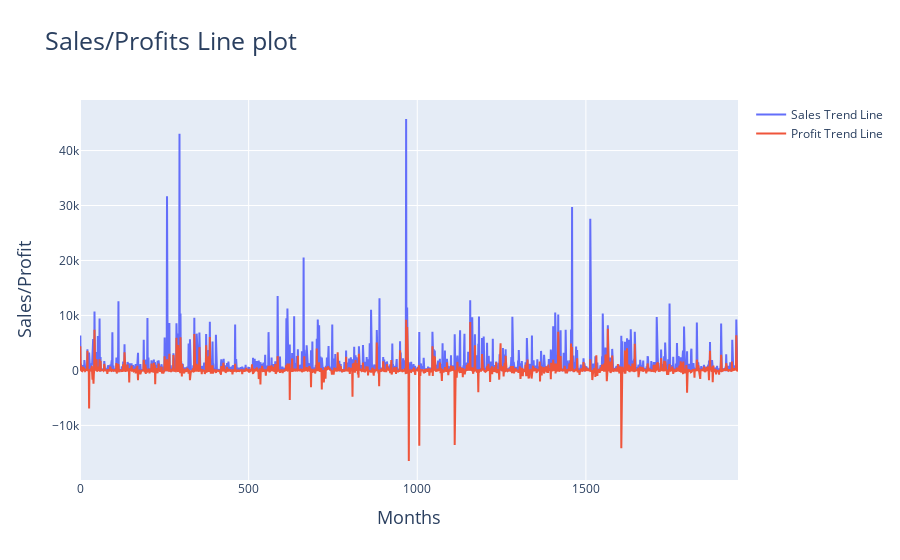

This figure's notebook cell:
### Code cell
data=[go.Scatter(y=df['sales'],x=df.index,name='Sales Trend Line'),
      go.Scatter(y=df['profit'],x=df.index,name='Profit Trend Line')]

layout = go.Layout(title='Sales/Profits Line plot',titlefont=(dict(size=25)),
                   xaxis=dict(title='Months',titlefont=(dict(size=18))),
                   yaxis=dict(title='Sales/Profit',titlefont=(dict(size=18))))

iplot(dict(data=data,layout=layout))

### Figure 1 — Plotly figure (JSON) as saved in the notebook; plotly's stock layout.template omitted (floating-point values rounded to 4 significant figures; data arrays with more than 128 entries replaced by an {"elided": "..."} marker saying what was removed)
{"data": [{"name": "Sales Trend Line", "type": "scatter", "x": {"elided": "1936 int values"}, "y": {"elided": "1936 float values"}}, {"name": "Profit Trend Line", "type": "scatter", "x": {"elided": "1936 int values"}, "y": {"elided": "1936 float values"}}], "layout": {"title": {"font": {"size": 25}, "text": "Sales/Profits Line plot"}, "xaxis": {"title": {"font": {"size": 18}, "text": "Months"}}, "yaxis": {"title": {"font": {"size": 18}, "text": "Sales/Profit"}}}}
